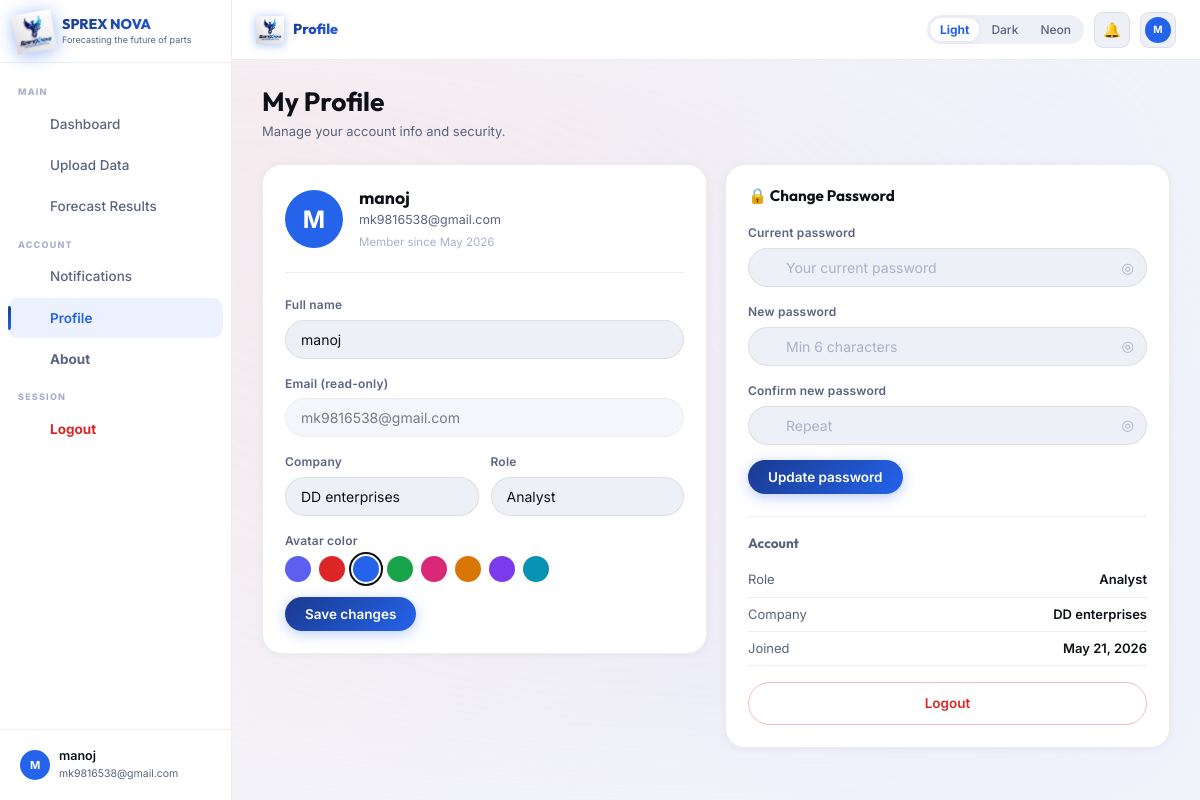
The app's page /profile (signed in) with its own data.
### app.py (models this page shows)
class User(db.Model):
    id=db.Column(db.Integer,primary_key=True); name=db.Column(db.String(120),nullable=False)
    email=db.Column(db.String(200),unique=True,nullable=False); password=db.Column(db.String(256),nullable=False)
    company=db.Column(db.String(200),default=""); role=db.Column(db.String(80),default="Analyst")
    avatar_color=db.Column(db.String(20),default="#2563eb"); created_at=db.Column(db.DateTime,default=datetime.utcnow)

### app.py (the view, shortened to what this page needs)
@app.route("/profile",methods=["GET","POST"])
@login_required
def profile():
    u=me()
    return render_template("profile.html")

### app.py (called while the page is built)
def login_required(f):
    @wraps(f)
    def dec(*a,**kw):
        if "uid" not in session: flash("Please log in first.","warning"); return redirect(url_for("login"))
        return f(*a,**kw)
    return dec

def me(): return User.query.get(session["uid"]) if "uid" in session else None

@app.context_processor
def ctx():
    u=me(); uc=Notif.query.filter_by(user_id=u.id,read=False).count() if u else 0
    return dict(cu=u,nc=uc,now=datetime.utcnow())

### templates/profile.html (shortened to what this page needs)
{% extends "layout.html" %}
{% block page_title %}Profile{% endblock %}
{% block content %}
<div class="ph"><h1>My Profile</h1><p>Manage your account info and security.</p></div>
<div class="g2eq">
  <div class="card">
    <div style="display:flex;align-items:center;gap:16px;margin-bottom:22px;padding-bottom:20px;border-bottom:1px solid var(--bdr)">
      <div id="avprev" class="av" style="width:58px;height:58px;font-size:1.5rem;background:{{ cu.avatar_color }}">{{ cu.name[0].upper() }}</div>
      <div>
        <h2 style="font-size:1.1rem;margin-bottom:2px">{{ cu.name }}</h2>
        <div style="font-size:12.5px;color:var(--muted)">{{ cu.email }}</div>
        <div style="font-size:11.5px;color:var(--faint);margin-top:2px">Member since {{ cu.created_at.strftime('%B %Y') }}</div>
      </div>
    </div>
    <form method="POST">
      <div class="fg"><label class="fl">Full name</label><input name="name" type="text" class="fc" value="{{ cu.name }}" required/></div>
      <div class="fg"><label class="fl">Email (read-only)</label><input type="email" class="fc" value="{{ cu.email }}" disabled style="opacity:.55"/></div>
      <div style="display:grid;grid-template-columns:1fr 1fr;gap:12px">
        <div class="fg"><label class="fl">Company</label><input name="company" type="text" class="fc" value="{{ cu.company or '' }}" placeholder="Your company"/></div>
        <div class="fg"><label class="fl">Role</label><input name="role" type="text" class="fc" value="{{ cu.role or 'Analyst' }}"/></div>
      </div>
      <div class="fg">
        <label class="fl">Avatar color</label>
        <div style="display:flex;gap:8px;flex-wrap:wrap">
          {% for c in ['#5d5fef','#dc2626','#2563eb','#16a34a','#db2777','#d97706','#7c3aed','#0891b2'] %}
          <label style="cursor:none">
            <div onclick="document.querySelectorAll('.cswatch').forEach(s=>s.style.outline='none');this.style.outline='2.5px solid var(--txt)';this.style.outlineOffset='2px';this.previousElementSibling.checked=true;document.getElementById('avprev').style.background='{{ c }}'"
                 class="cswatch"
                 style="width:26px;height:26px;border-radius:50%;background:{{ c }};cursor:none;transition:transform .18s;outline:{% if cu.avatar_color==c %}2.5px solid var(--txt){% else %}none{% endif %};outline-offset:2px"></div>
          </label>
          {% endfor %}
        </div>
      </div>
      <button type="submit" class="btn btn-p">Save changes</button>
    </form>
  </div>
  <div class="card">
    <h2 style="font-size:.95rem;margin-bottom:18px">🔒 Change Password</h2>
    <form method="POST">
      <div class="fg">
        <label class="fl">Current password</label>
        <div class="finp"><input name="current" type="password" class="fc" placeholder="Your current password" required/><button type="button" class="peye">◎</button></div>
      </div>
      <div class="fg">
        <label class="fl">New password</label>
        <div class="finp"><input name="new" type="password" class="fc" placeholder="Min 6 characters" required/><button type="button" class="peye">◎</button></div>
      </div>
      <div class="fg">
        <label class="fl">Confirm new password</label>
        <div class="finp"><input name="confirm" type="password" class="fc" placeholder="Repeat" required/><button type="button" class="peye">◎</button></div>
      </div>
      <button type="submit" class="btn btn-p">Update password</button>
    </form>
    <div style="margin-top:22px;padding-top:18px;border-top:1px solid var(--bdr)">
      <h3 style="font-size:.85rem;margin-bottom:12px;color:var(--muted)">Account</h3>
      {% for lbl,val in [('Role',cu.role or 'Analyst'),('Company',cu.company or '—'),('Joined',cu.created_at.strftime('%B %d, %Y'))] %}
      <div style="display:flex;justify-content:space-between;font-size:13px;padding:6px 0;border-bottom:1px solid var(--bdr)">
        <span style="color:var(--muted)">{{ lbl }}</span><span style="font-weight:600">{{ val }}</span>
      </div>
      {% endfor %}
      <a href="{{ url_for('logout') }}" class="btn btn-g btn-full" style="margin-top:16px;color:var(--red);border-color:rgba(220,38,38,.3)">Logout</a>
    </div>
  </div>
</div>
{% endblock %}

### templates/layout.html (shortened to what this page needs)
{% extends "base.html" %}
{% block body %}
<div class="layout">
  <nav class="sidebar">
    <div class="sb-logo">
      <img src="{{ url_for('static',filename='img/logo.png') }}" class="sb-logoimg" alt="SPREX NOVA"/>
      <div>
        <div class="sb-brand">SPREX NOVA</div>
        <div class="sb-sub">Forecasting the future of parts</div>
      </div>
    </div>
    <div class="sb-nav">
      <div class="sb-sec">Main</div>
      <a href="{{ url_for('dashboard') }}" class="sb-a {% if request.endpoint=='dashboard' %}on{% endif %}">
         Dashboard
      </a>
      <a href="{{ url_for('upload') }}" class="sb-a {% if request.endpoint=='upload' %}on{% endif %}">
         Upload Data
      </a>
      <a href="{{ url_for('results_list') }}" class="sb-a {% if request.endpoint in ['results_list','results'] %}on{% endif %}">
         Forecast Results
      </a>
      <div class="sb-sec">Account</div>
      <a href="{{ url_for('notifications') }}" class="sb-a {% if request.endpoint=='notifications' %}on{% endif %}">
         Notifications
      </a>
      <a href="{{ url_for('profile') }}" class="sb-a {% if request.endpoint=='profile' %}on{% endif %}">
         Profile
      </a>
      <a href="{{ url_for('about') }}" class="sb-a {% if request.endpoint=='about' %}on{% endif %}">
        <b>About</b>
      </a>
      <div class="sb-sec">Session</div>
      <a href="{{ url_for('logout') }}" class="sb-a" style="color:var(--red)">
         <b>Logout</b>
      </a>
    </div>
    <div class="sb-foot">
      {% if cu %}
      <a href="{{ url_for('profile') }}" class="sb-user">
        <div class="av" style="background:{{ cu.avatar_color }}">{{ cu.name[0].upper() }}</div>
        <div>
          <div class="sb-uname">{{ cu.name }}</div>
          <div class="sb-uemail">{{ cu.email }}</div>
        </div>
      </a>
      {% endif %}
    </div>
  </nav>
  <div class="main">
    <header class="topbar">
      <a href="{{ url_for('dashboard') }}" class="tb-logo">
        <img src="{{ url_for('static',filename='img/logo.png') }}" class="tb-logoimg" alt="logo"/>
        <span class="tb-title">{% block page_title %}{% endblock %}</span>
      </a>
      <div class="theme-row">
        <button class="th-btn" data-t="light"> Light</button>
        <button class="th-btn" data-t="dark"> Dark</button>
        <button class="th-btn" data-t="neon">Neon</button>
      </div>
      <a href="{{ url_for('notifications') }}" class="tb-btn" style="text-decoration:none;color:inherit;">
        🔔<span class="nb" id="nbadge" {% if nc==0 %}style="display:none"{% endif %}>{{ nc }}</span>
      </a>
      {% if cu %}
      <a href="{{ url_for('profile') }}" class="tb-btn" style="text-decoration:none;">
        <div class="av" style="background:{{ cu.avatar_color }};width:26px;height:26px;font-size:10px;">{{ cu.name[0].upper() }}</div>
      </a>
      {% endif %}
    </header>
    <main class="page">{% block content %}{% endblock %}</main>
  </div>
</div>
{% endblock %}

### records on screen
User: name "M", name "manoj", email "mk9816538@gmail.com", created_at "May 2026", company "DD enterprises", role "Analyst", avatar_color "#2563eb" (drawn), lbl "Role", lbl "Company"

### other values on screen
{{ lbl }} "Joined"
{{ val }} "May 21, 2026"
